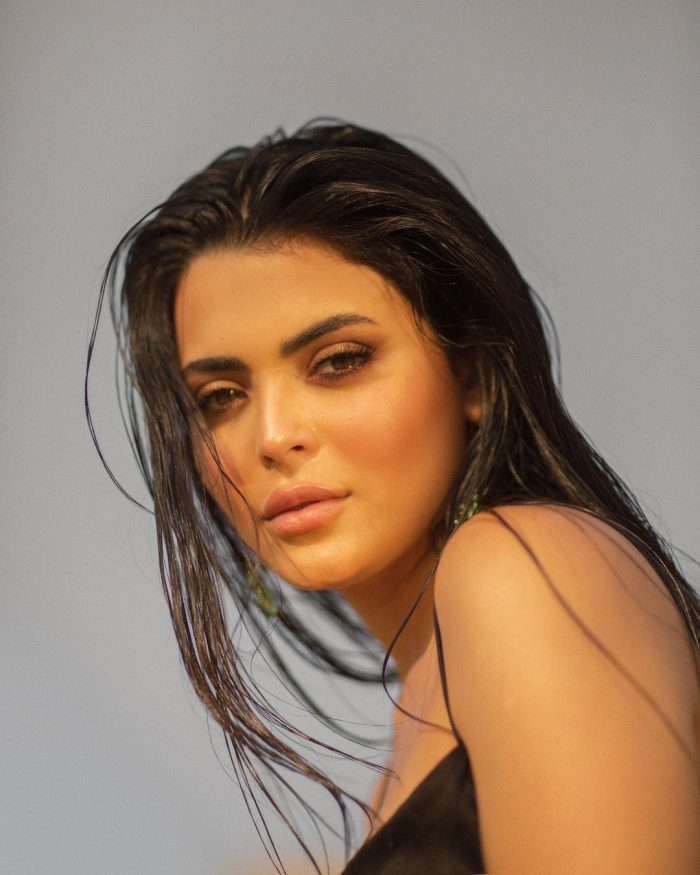
#> input picture asmaa_glal_test.jpg, 700 x 875 px, found by its file name
$ python 'import cv2.py'
#> lines starting #> are read from the running program, lines starting #| are printed output that depends on the picture
import cv2
import matplotlib.pyplot as plt
import numpy as np

# Function to display images using matplotlib
# Converts BGR to RGB for correct visualization
# Supports grayscale images

def matshow(title="image", image=None, gray=False):
    if len(image.shape) == 2:  # Grayscale image
        plt.imshow(image, cmap='gray')
    else:
        plt.imshow(cv2.cvtColor(image, cv2.COLOR_BGR2RGB))
    plt.title(title)
    plt.axis('off')  # Hide axis
    plt.show()

# Read an image (color mode)
image = cv2.imread(r"C:\Users\moras\OneDrive\Desktop\projects\com\projects\image processing\asmaa_glal_test.jpg", 1)
#> image is the input picture: shape (875, 700, 3); mean B, G, R 108.3, 126.6, 150.5

# Display the original image
matshow("Original Image", image)

# Print image details
type(image), image.shape

# Save the image copy
cv2.imwrite('asmaa_glal_test.jpg', image)

# Convert to grayscale
gray_image = cv2.cvtColor(image, cv2.COLOR_BGR2GRAY)
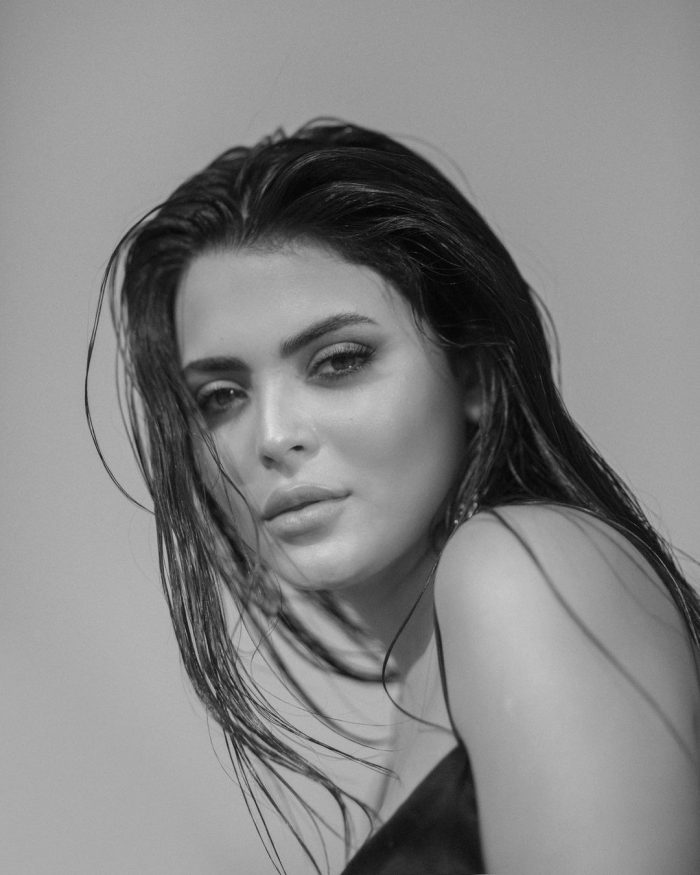
#> gray_image: shape (875, 700); min 1, max 221, mean 131.7
matshow("Grayscale Image", gray_image, gray=True)

# Convert BGR to RGB for correct visualization
rgb_image = cv2.cvtColor(image, cv2.COLOR_BGR2RGB)
matshow("RGB Image", rgb_image)

# Function to translate an image
def translate(image, x, y):
#> called with x = 0, y = 50
    M = np.float32([[1, 0, x], [0, 1, y]])
    return cv2.warpAffine(image, M, (image.shape[1], image.shape[0]))

# Apply translation
matshow("Shifted Down", translate(image, 0, 50))
matshow("Shifted Left", translate(image, -100, 0))
matshow("Shifted Right and Down", translate(image, 50, 100))
#> call 3 of translate, with x = 50, y = 100
#> in translate (call 3), `return cv2.warpAffine(image, M, (image.shape[1], image.shape[0]))`:
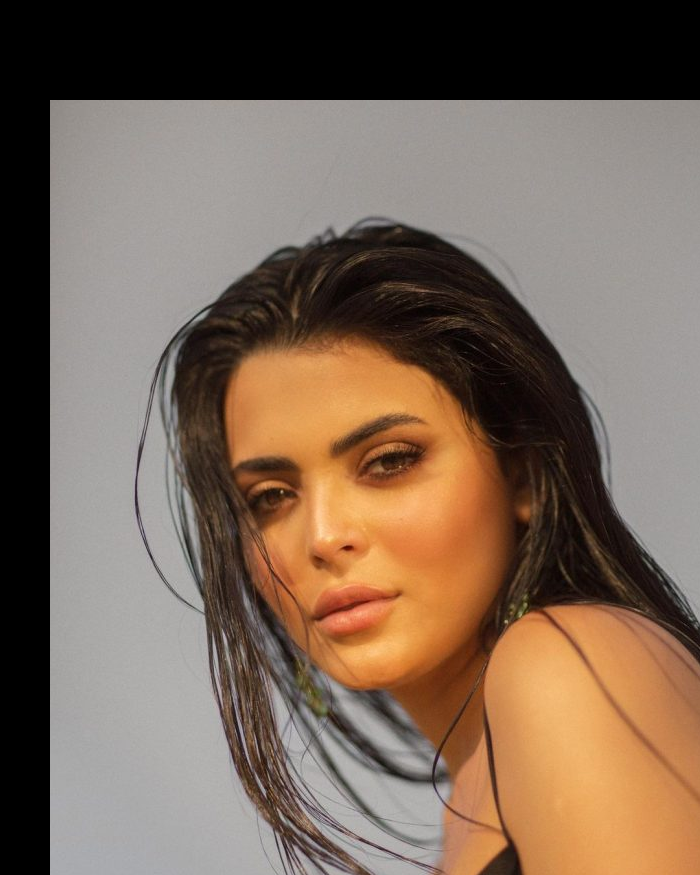
#> returned value: shape (875, 700, 3); mean of channels 0, 1, 2 87.3, 102.6, 122.5; drawn as B, G, R

# Linear grayscale transformation (inversion)
def linear_trans(image, k, b=0):
#> called with k = -1, b = 255
    trans_table = np.array([np.float32(x) * k + b for x in range(256)])
    trans_table = np.clip(trans_table, 0, 255).astype(np.uint8)
    return cv2.LUT(image, trans_table)
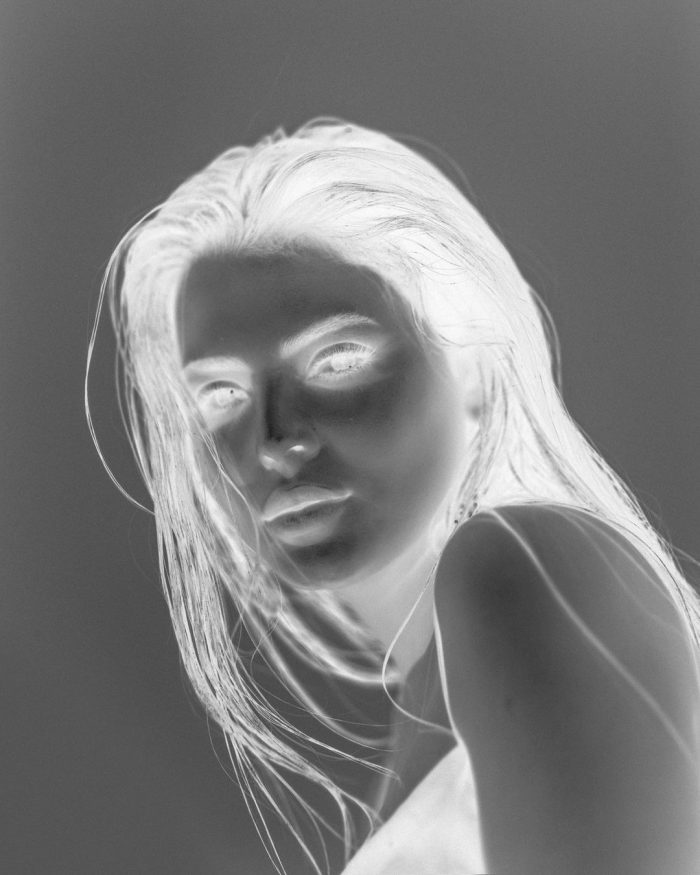
#> returned value: shape (875, 700); min 34, max 254, mean 123.3

# Invert grayscale image
matshow("Inverted Image", linear_trans(gray_image, -1, 255), gray=True)

# Histogram equalization
matshow("Equalized Image", cv2.equalizeHist(gray_image), gray=True)
#> in matshow (call 8), `plt.show()`:
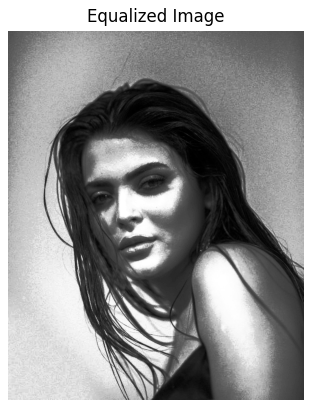
#> figure drawn by matplotlib, 1 panel

# Display histogram comparison
plt.figure(figsize=(10, 5))
plt.subplot(1, 2, 1)
plt.hist(gray_image.ravel(), 256, [0, 256], label='Original')
plt.legend()
plt.subplot(1, 2, 2)
plt.hist(cv2.equalizeHist(gray_image).ravel(), 256, [0, 256], label='Equalized')
plt.legend()
plt.show()
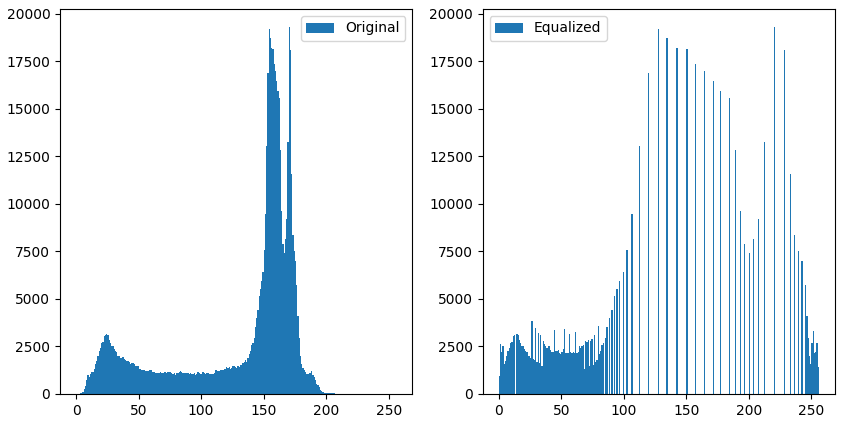
#> figure drawn by matplotlib, 2 panels; panel 1: tallest bar 19288 high, from x = 170 to 171; panel 2: tallest bar 19288 high, from x = 220 to 221

# Apply different blurring techniques
matshow("Median Blurred", cv2.medianBlur(image, 5))
matshow("Mean Blurred", cv2.blur(image, (5, 5)))
matshow("Gaussian Blurred", cv2.GaussianBlur(image, (5, 5), 0))

# Sharpening filter
sharpen_kernel = np.array([[-1, -1, -1], [-1, 9, -1], [-1, -1, -1]])
matshow("Sharpened Image", cv2.filter2D(image, -1, sharpen_kernel))
#> in matshow (call 12), `plt.imshow(cv2.cvtColor(image, cv2.COLOR_BGR2RGB))`:
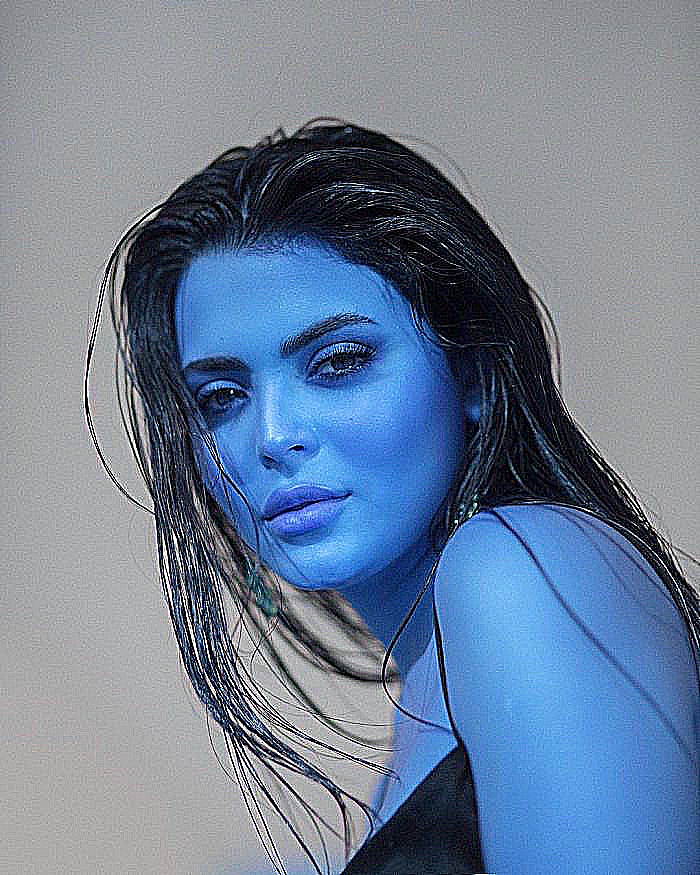
#> image: shape (875, 700, 3); mean R, G, B 110, 127.9, 151.2
#> in matshow (call 12), `plt.show()`:
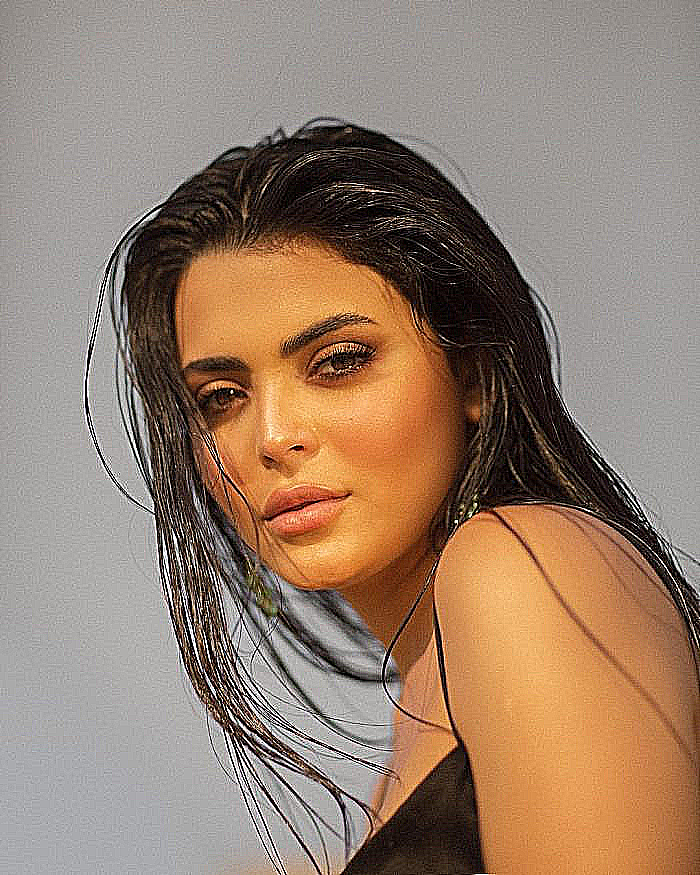
#> shown: shape (875, 700, 3); mean R, G, B 151.2, 127.9, 110
